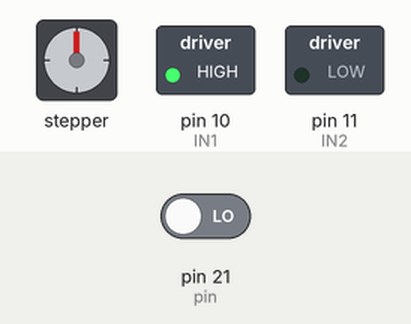
Recording of a sketch running on a simulated Arduino Mega 2560, built with avr-gcc and run on an emulated ATmega2560. Shown: stepper motor, switched loads named in the sketch (green lamp = pin HIGH). Wiring (inferred from the names in the program): stepper motor driver (1600 steps per turn assumed): step pin 48; direction pin 50; enable pin 9. Inputs (shaded band) come from the test bench; at power-on: pin 21 (pin) LOW. Pins used as bus, display or sensor lines are not drawn.

Above: at 0.1 s.
Timing chart, 0 to 1.6 s (numbered marks = the images above):
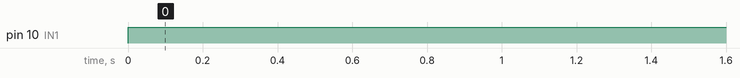

The sketch:

Motor.ino
```cpp
//Define the DC motor connnection
int IN1 = 10;
int IN2 = 11;
int EN = 9;
int SPEED = 255;
int i;
int time = 3000;

// Limit Switch pin
int pin = 21;

// Define stepper motor connections and steps per revolution :
#define dirPin 50
#define stepPin 48
#define stepsPerRevolution 1600

void setup()
{
  // Declare Stepper Motor pins as output:
  pinMode(stepPin, OUTPUT);
  pinMode(dirPin, OUTPUT);

  // Declare DC motor pins as output
  pinMode(IN1, OUTPUT);
  pinMode(IN2, OUTPUT);
  pinMode(EN, OUTPUT);

  //Interrupt function for the limit switch
  attachInterrupt(digitalPinToInterrupt(21), Go_Home, CHANGE);
}

void Go_Home() {
  for (i=0; i<=100000; i++) {
    digitalWrite(dirPin, LOW);
    digitalWrite(stepPin, HIGH);
    delayMicroseconds(500);
    digitalWrite(stepPin, LOW);
    delayMicroseconds(500);
    if (digitalRead(20) == 1)
    {
      break;
    }
  }
}

void loop()
{
  digitalWrite(dirPin,HIGH);
  digitalWrite(IN1, HIGH);
  digitalWrite(IN2, LOW);
  analogWrite(EN,255);
  digitalWrite(stepPin, HIGH);
  delayMicroseconds(20000);
  digitalWrite(stepPin, LOW);
  delayMicroseconds(20000);
}
```

Measured:
- by itself, pin 10 (IN1): LOW → HIGH at 0.00 s
